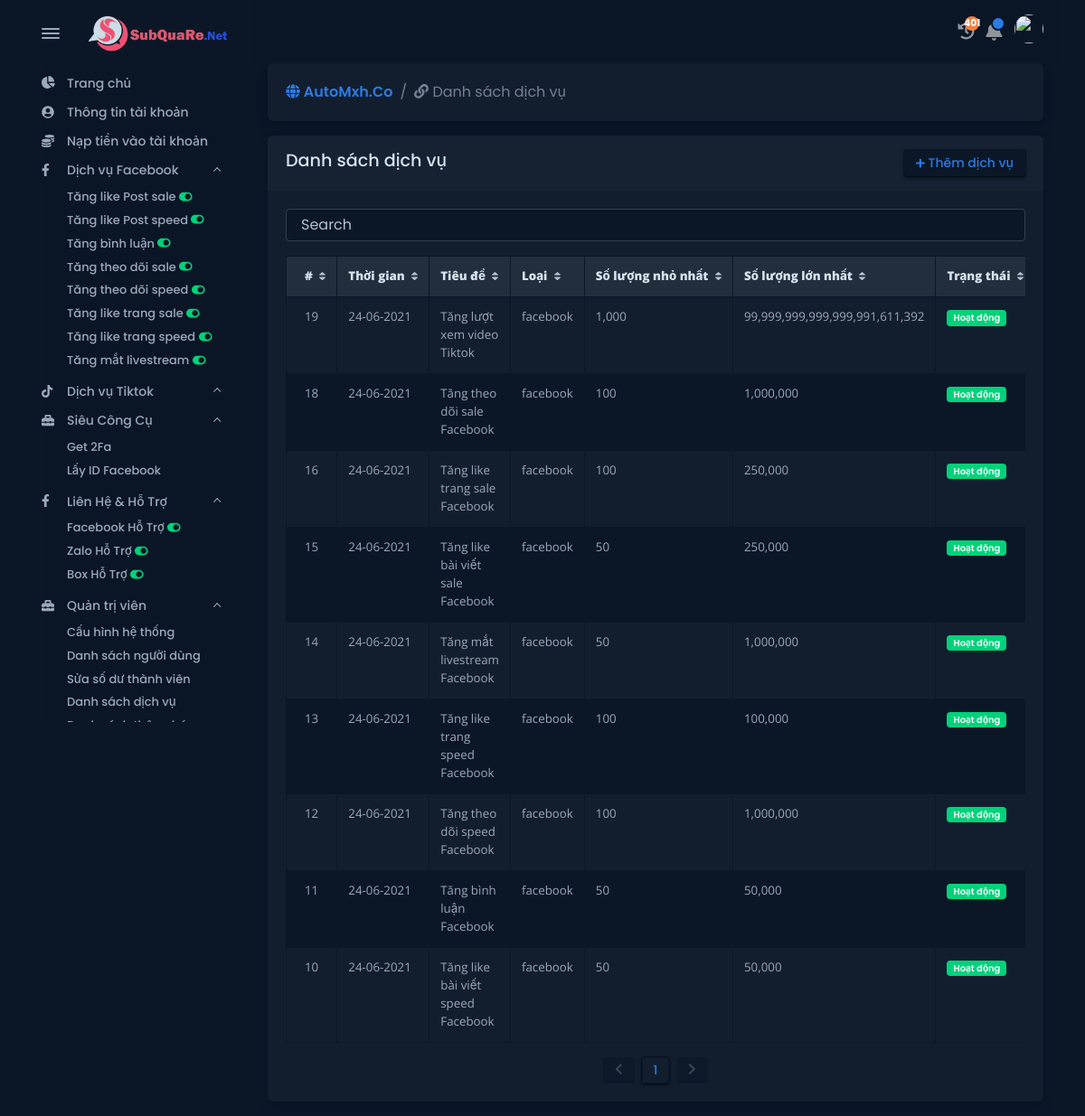
Screenshot of /administrator/service/list.php (signed in) with the database file from the repository.
### tables this page shows
CREATE TABLE `table_site` (
  `site_id` int(11) NOT NULL,
  `site_title` varchar(250) NOT NULL,
  `site_logo` varchar(250) NOT NULL,
  `site_name` varchar(250) NOT NULL,
  `site_keyword` varchar(250) NOT NULL,
  `site_domain` varchar(250) NOT NULL,
  `site_fb_token` varchar(250) NOT NULL,
  `site_facebook` varchar(250) NOT NULL,
  `site_zalo` varchar(250) NOT NULL,
  `site_fanpage` varchar(250) NOT NULL,
  `site_mail_username` varchar(250) NOT NULL,
  `site_mail_password` varchar(250) NOT NULL,
  `site_autolike_partner_id` varchar(250) NOT NULL,
  `site_autolike_partner_key` varchar(250) NOT NULL,
  `site_mmo_partner_id` varchar(250) NOT NULL,
  `site_mmo_partner_key` varchar(250) NOT NULL,
  `site_card_partner_id` varchar(250) NOT NULL,
  `site_card_partner_key` varchar(250) NOT NULL,
  `site_status` varchar(250) NOT NULL,
  `site_time` varchar(20) NOT NULL
);

CREATE TABLE `table_service` (
  `service_id` int(11) NOT NULL,
  `service_title` varchar(250) NOT NULL,
  `service_slug` varchar(250) NOT NULL,
  `service_category` varchar(250) NOT NULL,
  `service_price` varchar(250) NOT NULL,
  `service_price_info` varchar(250) NOT NULL,
  `service_price_server_1` varchar(250) NOT NULL,
  `service_info_server_1` varchar(250) NOT NULL,
  `service_price_server_2` varchar(250) NOT NULL,
  `service_info_server_2` varchar(250) NOT NULL,
  `service_price_server_3` varchar(250) NOT NULL,
  `service_info_server_3` varchar(250) NOT NULL,
  `service_price_server_4` varchar(250) NOT NULL,
  `service_info_server_4` varchar(250) NOT NULL,
  `service_min_amount` varchar(250) NOT NULL,
  `service_max_amount` varchar(250) NOT NULL,
  `service_info` mediumtext NOT NULL,
  `service_noted` mediumtext NOT NULL,
  `service_status` varchar(250) NOT NULL,
  `service_time` varchar(20) NOT NULL
);

### _config.php (called while the page is built, shortened)
<?php
$conn = mysqli_connect('localhost', 'root', '', 'subquare') or die('Không thể kết nối đến cơ sở dữ liệu, vui lòng thử lại.');
mysqli_set_charset($conn, "utf8");
$check_site                = mysqli_fetch_assoc(mysqli_query($conn, "SELECT * FROM table_site WHERE site_id = '1'"));
$site_name                 = $check_site['site_name'];
?>

### administrator/service/list.php (the view, shortened to what this page needs)
<?php
require_once '../../_config.php';
require_once '../../includes/header.php';
require_once '../../includes/navbar.php';
?>
<div class="card mb-3">
    <div class="bg-holder d-none d-lg-block bg-card"></div>
    <div class="card-body position-relative">
        <div class="row">
            <div class="col-lg-8">
                <ol class="breadcrumb">
                    <li class="breadcrumb-item font-sans-serif"><a href="/"><strong><i class="fas fa-globe"></i>
                                <?=$site_name;?></strong></a></li>
                    <li class="breadcrumb-item font-sans-serif active" aria-current="page"><i class="fas fa-link"></i>
                        Danh sách dịch vụ</li>
                </ol>
            </div>
        </div>
    </div>
</div>
<div class="row g-0">
    <div class="card mb-3">
        <div class="card-header bg-light">
            <div class="row justify-content-between">
                <div class="col-md-auto">
                    <h5 class="mb-3 mb-md-0">Danh sách dịch vụ</h5>
                </div>
                <div class="col-md-auto"><a class="btn btn-falcon-primary btn-sm" href="/administrator/service/create"><i
                            class="fas fa-plus fs--2 mr-1"></i> Thêm dịch vụ</a>
                </div>
            </div>
        </div>
        <div class="card-body">
            <div id="tableExample2"
                data-list='{"valueNames":["service_id","service_time","service_title","service_category","service_min_amount","service_max_amount","service_status"],"page":10,"pagination":true}'>
                <div class="mb-3">
                    <input class="search form-control" placeholder="Search" />
                </div>
                <div class="table-responsive scrollbar">
                    <table class="table table-bordered table-striped fs--1 mb-0">
                        <thead class="bg-200 text-900">
                            <tr>
                                <th class="sort" data-sort="service_id"><b>#</b>
                                </th>
                                <th class="sort" data-sort="service_time"><b>Thời gian</b>
                                </th>
                                <th class="sort" data-sort="service_title"><b>Tiêu đề</b>
                                </th>
                                <th class="sort" data-sort="service_category"><b>Loại</b>
                                </th>
                                <th class="sort" data-sort="service_min_amount"><b>Số lượng nhỏ nhất</b>
                                </th>
                                <th class="sort" data-sort="service_max_amount"><b>Số lượng lớn nhất</b>
                                </th>
                                <th class="sort" data-sort="service_status"><b>Trạng thái</b>
                                </th>
                            </tr>
                        </thead>
                        <tbody class="list">
                            <?php
                            $result = mysqli_query($conn, "SELECT * FROM table_service ORDER BY service_id DESC LIMIT 0,100");
                            while ($row = mysqli_fetch_assoc($result)) {
                                if ($row['service_status'] == 0) {
                                    $service_status = '<span class="badge bg-secondary">Không hoạt động</span>';
                                } else if ($row['service_status'] == 1) {
                                    $service_status = '<span class="badge bg-success">Hoạt động</span>';
                                }
                            ?>
                            <tr>
                                <td class="service_id"><?=$row['service_id']?></td>
                                <td class="service_time"><?=date('d-m-Y', $row['service_time']);?></td>
                                <td class="service_title"><?=$row['service_title']?></td>
                                <td class="service_category"><?=$row['service_category']?></td>
                                <td class="service_min_amount"><?=number_format($row['service_min_amount'])?></td>
                                <td class="service_max_amount"><?=number_format($row['service_max_amount'])?></td>
                                <td class="service_status"><?=$service_status?></td>
                            </tr>
                            <?php } ?>
                        </tbody>
                    </table>
                </div>
                <div class="d-flex justify-content-center mt-3">
                    <button class="btn btn-sm btn-falcon-default me-1" type="button" title="Previous"
                        data-list-pagination="prev">
                        <span class="fas fa-chevron-left">
                        </span>
                    </button>
                    <ul class="pagination mb-0">
                    </ul>
                    <button class="btn btn-sm btn-falcon-default ms-1" type="button" title="Next"
                        data-list-pagination="next">
                        <span class="fas fa-chevron-right">
                        </span>
                    </button>
                </div>
            </div>
        </div>
    </div>
</div>
<?php require_once '../../includes/footer.php'; ?>

### rows the page displays
table_site: site_name "AutoMxh.Co"
table_service: service_id "19", service_time "24-06-2021", service_title "Tăng lượt xem video Tiktok", service_category "facebook", service_min_amount "1,000", service_max_amount "99,999,999,999,999,991,611,392", service_status "Hoạt động"
table_service: service_id "18", service_time "24-06-2021", service_title "Tăng theo dõi sale Facebook", service_category "facebook", service_min_amount "100", service_max_amount "1,000,000", service_status "Hoạt động"
table_service: service_id "16", service_time "24-06-2021", service_title "Tăng like trang sale Facebook", service_category "facebook", service_min_amount "100", service_max_amount "250,000", service_status "Hoạt động"
table_service: service_id "15", service_time "24-06-2021", service_title "Tăng like bài viết sale Facebook", service_category "facebook", service_min_amount "50", service_max_amount "250,000", service_status "Hoạt động"
table_service: service_id "14", service_time "24-06-2021", service_title "Tăng mắt livestream Facebook", service_category "facebook", service_min_amount "50", service_max_amount "1,000,000", service_status "Hoạt động"
table_service: service_id "13", service_time "24-06-2021", service_title "Tăng like trang speed Facebook", service_category "facebook", service_min_amount "100", service_max_amount "100,000", service_status "Hoạt động"
table_service: service_id "12", service_time "24-06-2021", service_title "Tăng theo dõi speed Facebook", service_category "facebook", service_min_amount "100", service_max_amount "1,000,000", service_status "Hoạt động"
table_service: service_id "11", service_time "24-06-2021", service_title "Tăng bình luận Facebook", service_category "facebook", service_min_amount "50", service_max_amount "50,000", service_status "Hoạt động"
table_service: service_id "10", service_time "24-06-2021", service_title "Tăng like bài viết speed Facebook", service_category "facebook", service_min_amount "50", service_max_amount "50,000", service_status "Hoạt động"

### other values shown
$total_service_buy "401"
